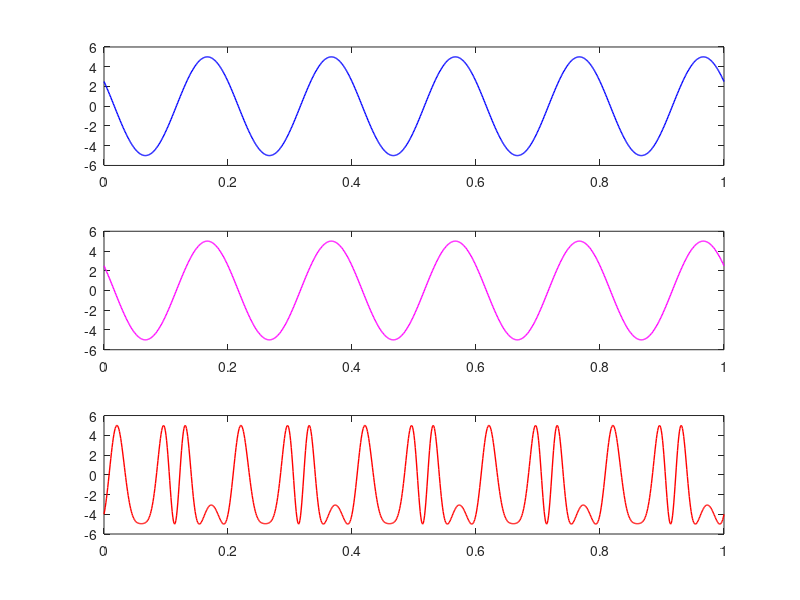

MATLAB code for this plot:
%phase modulation
clc;
close all;
clear all;

%input
vm = input('Enter message signal ');
vc = input('Enter carrier signal ');
fm = input('message frequency');  %fm<fc
fc = input('carrier frequency');
m = input('Enter modulation index');  %m <= 1
t = 0:0.001:1;

%Equation of the message signal
phase_m = pi/3;
y1 = vm*cos(2*pi*fm*t+phase_m);
subplot(3,1,1);
plot(t,y1,'blue','LineWidth',1);

%carrier
phase_c = 2*pi/6;
y2 = vc*cos(2*pi*fc*t+phase_c);
subplot(3,1,2);
plot(t,y2,'magenta','LineWidth',1);


%instantaneous voltage of resulting
y = vc*cos(2*pi*fc*t+m.*cos(2*pi*fm*t+phase_m));
subplot(3,1,3);
plot(t,y,'red','LineWidth',1);

%fprintf('Mudulation index: %.2f',vm/vc);
